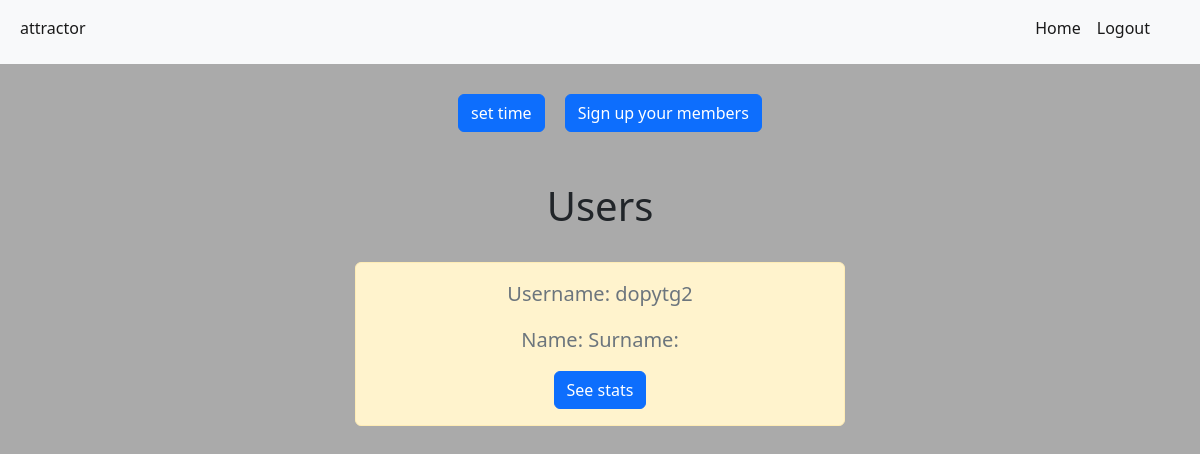
/accounts/company (signed in), run on an earlier commit of the app's database.
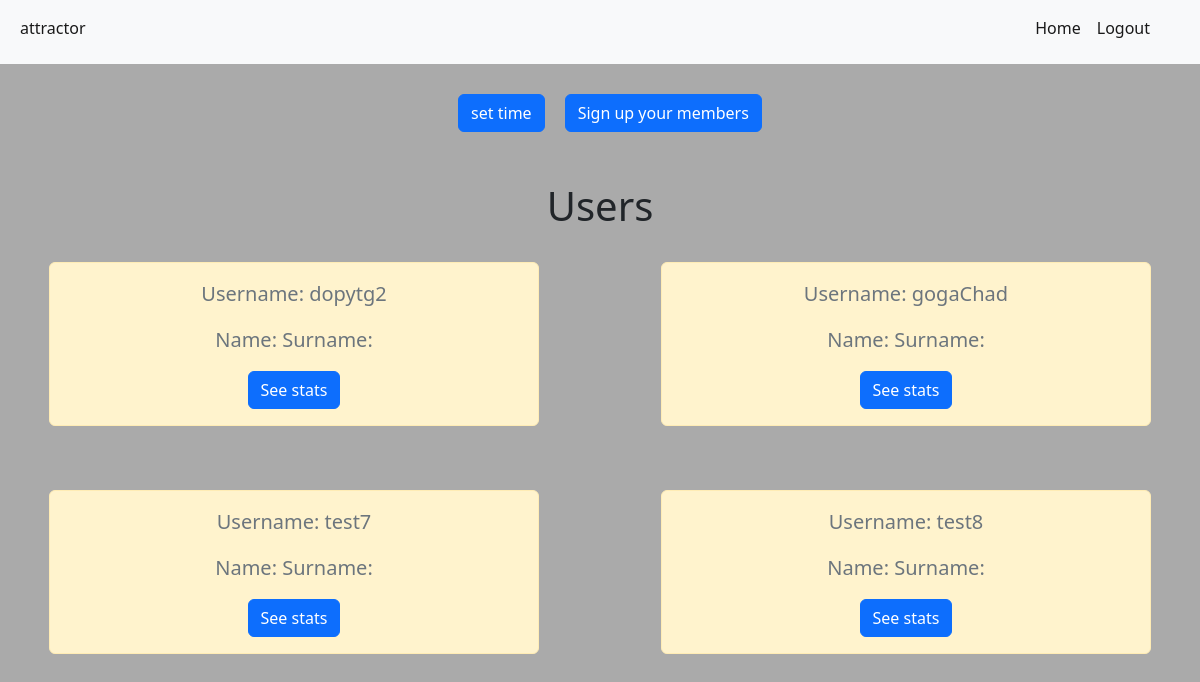
And on a later commit of the database.
### accounts/models.py (models this page shows)
class Member(models.Model):
    member = models.OneToOneField(CustomUser, on_delete=models.CASCADE, primary_key=True)
    company_id = models.ForeignKey(Company, on_delete=models.CASCADE, null=True)

class CustomUser(AbstractUser):
    is_member = models.BooleanField("member status", default=False)
    is_company = models.BooleanField("company status", default=False)
    objects = CustomUserManager()

### accounts/permissions.py (the view)
		def wrapper_func(request, *args, **kwargs):
			if request.user.is_company:
				return view_func(request, *args, **kwargs)
			else:
				raise PermissionDenied

### accounts/permissions.py (called while the page is built)
def company_allowed():
	def decorator(view_func):
		def wrapper_func(request, *args, **kwargs):
			if request.user.is_company:
				return view_func(request, *args, **kwargs)
			else:
				raise PermissionDenied
		return wrapper_func
	return decorator

### accounts/views.py (called while the page is built)
@company_allowed()
def accountCompanyPage(request):
    data = Member.objects.filter(company_id=request.user.id)
    return render(request, "accounts/companyMainPage.html", {"data": data})

### accounts/templates/accounts/companyMainPage.html (shortened to what this page needs)
{% extends "accounts/base.html" %}
{% block content %}
<div class="main-company-page-interact">
    <a href="{% url 'setTime' %}" class="set-time-companies btn btn-primary">set time</a>
    <a href="{% url 'mem_signup' %}" class="set-time-companies btn btn-primary">Sign up your members</a>
</div>
<div class="main-user-list ">
    <h1>Users</h1>
    <div class="row row-cols-1 row-cols-md-2  row-cols-lg-3 row-cols-xl-2 g-4">
        {% for each in data %}
        <div class="alert alert-warning mt-5 user-from-list fs-5 text-muted col">
            <p>Username: {{ each.member }}</p>
            <p>Name: {{ each.member.first_name }} Surname: {{ each.member.last_name }}</p>
            <a class="btn btn-primary" href="{% url 'userWorktime' user=each.member %}">See stats</a>
        </div>
        {% endfor %}
    </div>
</div>
{% endblock %}

What changed in the data, as far as the page shows it:
added Member: member "gogaChad"
added Member: member "test7"
added Member: member "test8"
